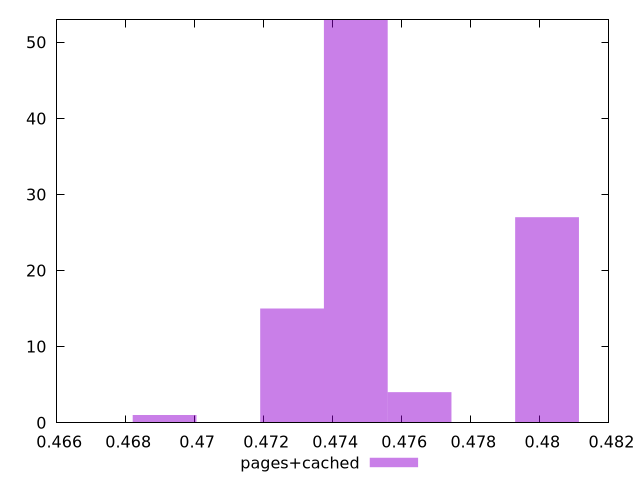

This chart was generated by the following gnuplot code:
$_pagesCached <<EOF
0.46912764238065935 1
0.47282156082460153 15
0.48020939771248594 27
0.4746685200465726 53
0.4765154792685437 4
EOF
set key outside below
set terminal pngcairo
set output "report_00006_2020-11-02T20-21-41.718Z/render-blocking-resources/pages+cached//hist.png"
set yrange [0:53]
set boxwidth 0.0018469592219710997
set style fill transparent solid 0.5 noborder
plot $_pagesCached title "pages+cached" with boxes ,
